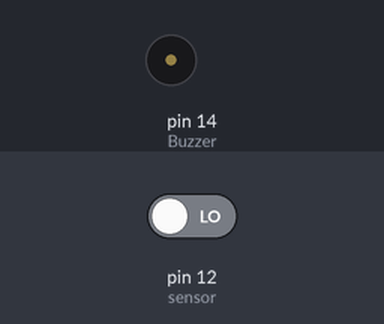
A sketch run on a simulated Arduino Uno, built with avr-gcc and run on an emulated ATmega328P. Shown: buzzer (waves = sounding, pin HIGH). The inputs (shaded band) are chosen by the test bench; at power-on: pin 12 (sensor) LOW.

Above: at 1.2 s.
1.3 s: pin 12 (sensor) driven HIGH
At 1.6 s:
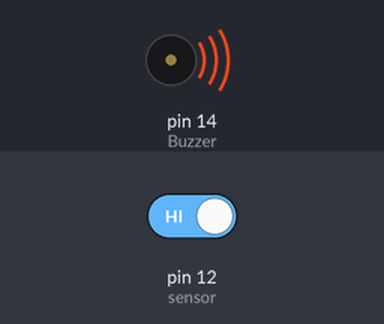
2.8 s: pin 12 (sensor) driven LOW
At 3.9 s:
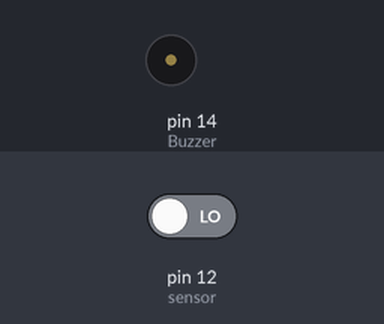
Timing chart, 0 to 5.8 s (numbered marks = the images above; inputs shaded):
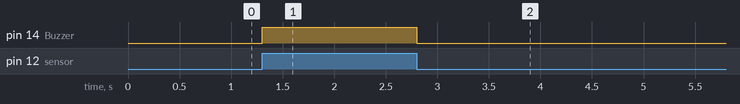

Measured:
- after the input at 1.3 s, pin 14 (Buzzer): LOW → HIGH at once
- after the input at 2.8 s, pin 14 (Buzzer): HIGH → LOW at once

The sketch:

IRsensor.ino
```cpp
int Buzzer = 14; // pin number of Buzzer
int sensor = 12;  // pin number of sensor

void setup() {
  pinMode(Buzzer, OUTPUT); //set Buzzer as OUTPUT
  pinMode(sensor, INPUT); //set sensor as INPUT
}

void loop() {
  if(digitalRead(sensor)){    // Checking the sensor
    digitalWrite(Buzzer, HIGH);   // turn the Buzzer ON
  }
  else{
      digitalWrite(Buzzer, LOW);     // turn the Buzzer OFF

  }
}
```
